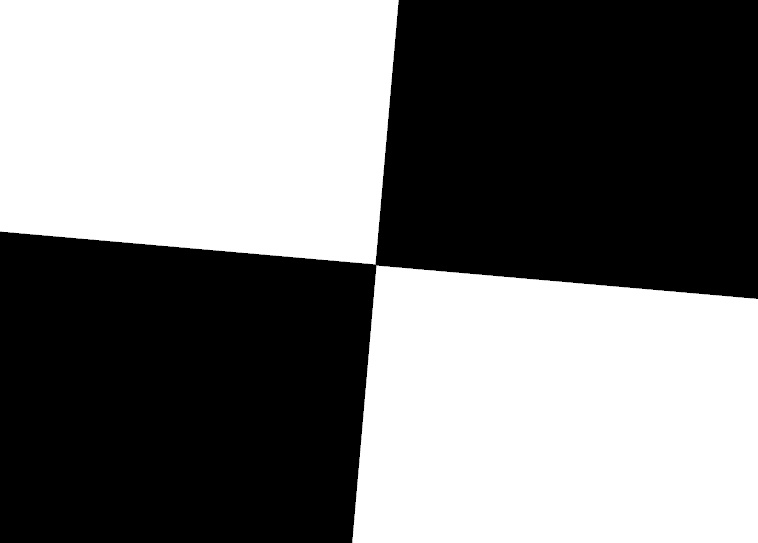
#> input picture ABCD0001_180131_RAW.jpg, 758 x 543 px
$ python -i distortion.py   (imports and definitions only)   (older library calls are emulated)
#> lines starting #> are read from the running program, lines starting #| are printed output that depends on the picture
"""Checkerboard-based geometric distortion measurements.

The low-level ``measure_grid_distortion`` API is retained for callers that
already know the ideal/measured point correspondence.  ``analyze_checkerboard``
is the application-facing API: it detects a usable (possibly partial)
checkerboard, separates planar pose from radial distortion, and reports a
single signed SMIA-style TV distortion summary.
"""

from __future__ import annotations

from dataclasses import dataclass
import time

import cv2
import numpy as np
from numpy.typing import NDArray
from scipy.optimize import least_squares
from scipy.signal import find_peaks


@dataclass(slots=True, frozen=True)
class DistortionMeasurementResult:
    aligned_ideal_points: NDArray[np.float64]
    displacement_vectors: NDArray[np.float64]
    distortion_percent: NDArray[np.float64]
    mean_absolute_percent: float
    maximum_absolute_percent: float


@dataclass(slots=True, frozen=True)
class CheckerboardDistortionResult:
    status: str
    message: str
    smia_tv_distortion_percent: float | None
    distortion_type: str
    model_name: str
    pattern_columns: int
    pattern_rows: int
    detected_points: NDArray[np.float64]
    fitted_points: NDArray[np.float64]
    rejected_points: NDArray[np.float64]
    rms_residual_pixels: float | None
    rotation_degrees: float | None
    distortion_center: tuple[float, float] | None
    k1: float | None
    k2: float | None

    @property
    def valid_point_count(self) -> int:
        return int(self.detected_points.shape[0])


# [19 lines left out: function _empty_result, not called in this run]


def _to_gray_u8(image: NDArray[np.generic]) -> NDArray[np.uint8]:
    array = np.asarray(image)
    if array.ndim == 3:
        if array.shape[2] == 4:
            array = cv2.cvtColor(array, cv2.COLOR_RGBA2GRAY)
        else:
            array = cv2.cvtColor(array[..., :3], cv2.COLOR_RGB2GRAY)
    if array.ndim != 2:
        raise ValueError("왜곡 분석 영상은 2차원 또는 RGB 영상이어야 합니다.")
    finite = np.asarray(array, dtype=np.float64)
    low, high = np.percentile(finite, (0.5, 99.5))
    if not np.isfinite(low) or not np.isfinite(high) or high <= low:
        raise ValueError("명암 범위가 없어 체커보드를 검출할 수 없습니다.")
    scaled = np.clip((finite - low) * (255.0 / (high - low)), 0, 255)
    return scaled.astype(np.uint8)


def _estimate_grid_period(signal: NDArray[np.float64]) -> float | None:
    centered = np.asarray(signal, dtype=np.float64) - float(np.mean(signal))
    if not np.any(centered):
        return None
    correlation = np.correlate(centered, centered, mode="full")[centered.size - 1 :]
    if correlation[0] <= np.finfo(float).eps:
        return None
    correlation /= correlation[0]
    minimum_lag = 4
    maximum_lag = max(minimum_lag + 1, centered.size // 3)
    peaks, properties = find_peaks(
        correlation[minimum_lag:maximum_lag], prominence=0.025
    )
    if peaks.size == 0:
        return None
    lags = peaks + minimum_lag
    prominences = properties["prominences"]
    credible = lags[prominences >= max(0.025, float(prominences.max()) * 0.15)]
    return float(credible[0]) if credible.size else None


def estimate_checkerboard_size(
    gray: NDArray[np.uint8],
) -> tuple[int, int] | None:
    """Estimate inner-corner columns/rows from repeating edge spacing."""
    gradient_x = np.abs(cv2.Sobel(gray, cv2.CV_32F, 1, 0, ksize=3))
    gradient_y = np.abs(cv2.Sobel(gray, cv2.CV_32F, 0, 1, ksize=3))
    period_x = _estimate_grid_period(gradient_x.mean(axis=0))
    period_y = _estimate_grid_period(gradient_y.mean(axis=1))
    if period_x is None or period_y is None:
        return None
    height, width = gray.shape
    columns = int(round(width / period_x)) - 1
    rows = int(round(height / period_y)) - 1
    if not (4 <= columns <= 39 and 4 <= rows <= 31):
        return None
    return columns, rows


def _candidate_pattern_sizes(
    width: int,
    height: int,
    estimated_size: tuple[int, int] | None = None,
) -> list[tuple[int, int]]:
    """Return likely inner-corner sizes without assuming a fixed chart."""
    image_ratio = width / max(height, 1)
    candidates = [
        (columns, rows)
        for rows in range(4, 32)
        for columns in range(4, 40)
        if columns * rows >= 30
    ]
    # Full-board detection is expensive.  Aspect agreement is a strong prior,
    # while both landscape and portrait charts are retained.
    ordered = sorted(
        candidates,
        key=lambda size: (
            abs(np.log((size[0] / size[1]) / image_ratio)),
            -size[0] * size[1],
        ),
    )
    common_partial_sizes = [
        (19, 15),
        (12, 8),
        (15, 11),
        (14, 10),
        (16, 12),
        (13, 9),
        (15, 9),
        (17, 11),
        (11, 8),
        (13, 10),
    ]
    estimated_sizes: list[tuple[int, int]] = []
    if estimated_size is not None:
        estimated_columns, estimated_rows = estimated_size
        for radius in range(0, 4):
            for row_delta in range(-radius, radius + 1):
                for column_delta in range(-radius, radius + 1):
                    if max(abs(column_delta), abs(row_delta)) != radius:
                        continue
                    size = (
                        estimated_columns + column_delta,
                        estimated_rows + row_delta,
                    )
                    if 4 <= size[0] <= 39 and 4 <= size[1] <= 31:
                        estimated_sizes.append(size)
    # Try the exact period estimate first, then common production/validation
    # grids before expanding around a potentially distortion-shifted estimate.
    priority = estimated_sizes[:1] + common_partial_sizes + estimated_sizes[1:]
    unique_priority = list(dict.fromkeys(priority))
    # Cap the expensive fallback. Valid repeating charts should be found from
    # the period estimate; the remainder handles less regular partial charts.
    return unique_priority + [
        size
        for size in ordered
        if size not in unique_priority
    ][:80]


def detect_partial_checkerboard(
    image: NDArray[np.generic],
) -> tuple[tuple[int, int], NDArray[np.float64]]:
    """Detect the largest reliable rectangular subset of a checkerboard.

    Missing central markings are tolerated when a clean rectangular subset
    remains elsewhere.  Pattern dimensions refer to inner intersections.
    """
    gray = _to_gray_u8(image)
    height, width = gray.shape
    flags_fast = (
        cv2.CALIB_CB_ADAPTIVE_THRESH
        | cv2.CALIB_CB_NORMALIZE_IMAGE
        | cv2.CALIB_CB_FAST_CHECK
    )
    flags_sb = (
        cv2.CALIB_CB_EXHAUSTIVE
        | cv2.CALIB_CB_ACCURACY
        | cv2.CALIB_CB_NORMALIZE_IMAGE
    )
    estimated_size = estimate_checkerboard_size(gray)
    candidates = _candidate_pattern_sizes(width, height, estimated_size)
    best: tuple[tuple[int, int], NDArray[np.float64]] | None = None
    started_at = time.monotonic()
    search_timeout_seconds = 4.0

    # Probe the most likely sizes with both methods first.  This avoids a slow
    # exhaustive pass for the common case while retaining a full fallback.
    priority_count = min(12, len(candidates))
    for size in candidates[:priority_count]:
        found, corners = cv2.findChessboardCorners(gray, size, flags_fast)
        if not found or corners is None:
            found, corners = cv2.findChessboardCornersSB(gray, size, flags_sb)
        if found and corners is not None:
            return size, corners.reshape(-1, 2).astype(np.float64)
        if time.monotonic() - started_at >= search_timeout_seconds:
            break

    # The classic detector cheaply narrows remaining complete-grid cases.
    for size in candidates[priority_count:]:
        if time.monotonic() - started_at >= search_timeout_seconds:
            break
        found, corners = cv2.findChessboardCorners(gray, size, flags_fast)
        if not found or corners is None:
            continue
        points = corners.reshape(-1, 2).astype(np.float64)
        if best is None or len(points) > len(best[1]):
            best = (size, points)
        if len(points) >= 60:
            break

    if best is None:
        # SB is more tolerant of blur, perspective and local occlusion.  Try
        # the most plausible dimensions first, then the full set if needed.
        for size in candidates[priority_count:]:
            if time.monotonic() - started_at >= search_timeout_seconds:
                break
            found, corners = cv2.findChessboardCornersSB(gray, size, flags_sb)
            if not found or corners is None:
                continue
            points = corners.reshape(-1, 2).astype(np.float64)
            best = (size, points)
            # 60+ intersections provide enough spatial support for a stable
            # fifth-order fit; retain responsiveness once such a subset exists.
            if len(points) >= 60:
                break

    if best is None:
        raise ValueError(
            "체커보드의 연속된 부분 격자를 찾지 못했습니다. "
            "차트 외곽을 포함하고 반사·흐림을 줄여 주세요."
        )

    size, points = best
    refined = cv2.cornerSubPix(
        gray,
        points.astype(np.float32).reshape(-1, 1, 2),
        (5, 5),
        (-1, -1),
        (
            cv2.TERM_CRITERIA_EPS | cv2.TERM_CRITERIA_MAX_ITER,
            40,
            0.01,
        ),
    )
    return size, refined.reshape(-1, 2).astype(np.float64)


# [223 lines left out: functions _project_lattice, _fit_checkerboard_model, analyze_checkerboard, measure_grid_distortion, not called in this run]

>>> import cv2
>>> picture = cv2.cvtColor(cv2.imread('../../ABCD0001_180131_RAW.jpg'), cv2.COLOR_BGR2RGB)
#> picture is the input picture: shape (543, 758, 3); min 0, max 255, mean 123.4
>>> result = detect_partial_checkerboard(picture)
#> in _to_gray_u8, `low, high = np.percentile(finite, (0.5, 99.5))`: low = 0; high = 255
#> in estimate_checkerboard_size, `gradient_x = np.abs(cv2.Sobel(gray, cv2.CV_32F, 1, 0, ksize=3))`:
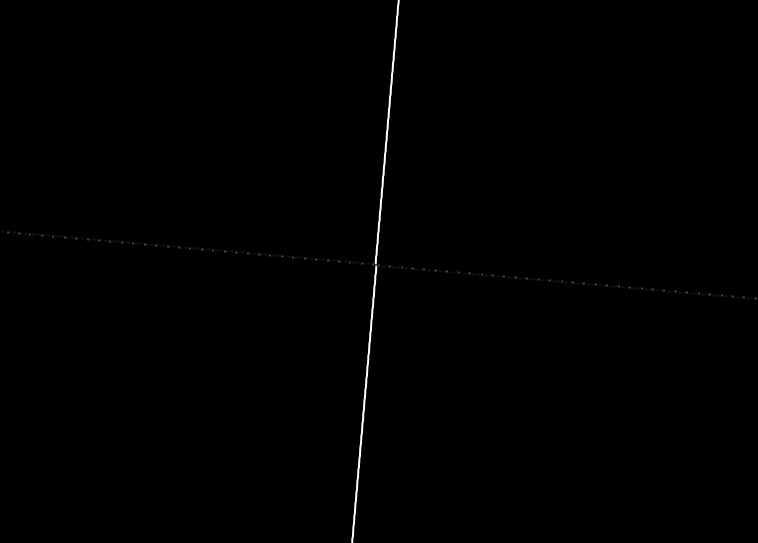
#> gradient_x: shape (543, 758) float32; min 0, max 1020, mean 3.1; drawn with min black and max white
#> in _estimate_grid_period, `centered = np.asarray(signal, dtype=np.float64) - float(np.mean(signal))`: centered = 758 values, max 56.04 at index 375, min -3.06 at index 0, mean -8.33e-08
#> in _estimate_grid_period, `correlation = np.correlate(centered, centered, mode="full")[centered.s..`: correlation = 758 values, max 83150.5 at index 0, min -8072.7 at index 351, mean 54.85
#> in _estimate_grid_period, `correlation /= correlation[0]`: correlation = 758 values, max 1 at index 0, min -0.0971 at index 351, mean 0.00066
#> in _estimate_grid_period, `peaks, properties = find_peaks( correlation[minimum_lag:maximum_lag], ..`: peaks = empty array; properties = {'prominences': empty array, 'left_bases': empty array, 'right_bases': empty array}
#> in estimate_checkerboard_size, `period_x = _estimate_grid_period(gradient_x.mean(axis=0))`: period_x = None
#> in detect_partial_checkerboard, `candidates = _candidate_pattern_sizes(width, height, estimated_size)`: candidates = 90 pairs, first value 7 to 39, second value 5 to 30
#> in detect_partial_checkerboard, `priority_count = min(12, len(candidates))`: priority_count = 12
#> the loop in detect_partial_checkerboard, `for size in candidates[:priority_count]:` made 12 passes
#> size on passes 1 to 12: (19, 15), (12, 8), (15, 11), (14, 10), (16, 12), (13, 9), (15, 9), (17, 11), (11, 8), (13, 10), (39, 28), (35, 25)
#> the loop in detect_partial_checkerboard, `for size in candidates[priority_count:]:` made 33 passes
#> size on passes 1 to 12: (28, 20), (21, 15), (7, 5), (32, 23), (25, 18), (36, 26), (18, 13), (38, 27), (31, 22), (29, 21), (24, 17), (34, 24)
#> the loop in detect_partial_checkerboard, `for size in candidates[priority_count:]:` made 1 pass
#> (the run stopped early here; a loop or call above may not have finished)

$ run again, on mtf_6pol.jpg
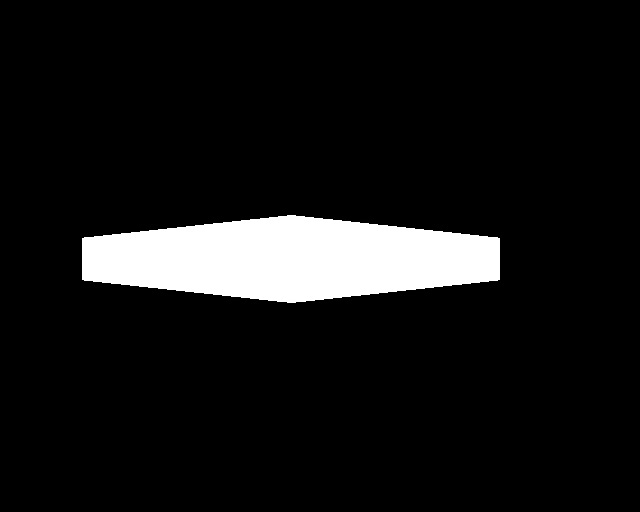
#> input picture mtf_6pol.jpg, 640 x 512 px
#> picture is the input picture: shape (512, 640, 3); min 0, max 255, mean 21.2
#> low = 0; high = 255
#> in estimate_checkerboard_size, `gradient_x = np.abs(cv2.Sobel(gray, cv2.CV_32F, 1, 0, ksize=3))`:
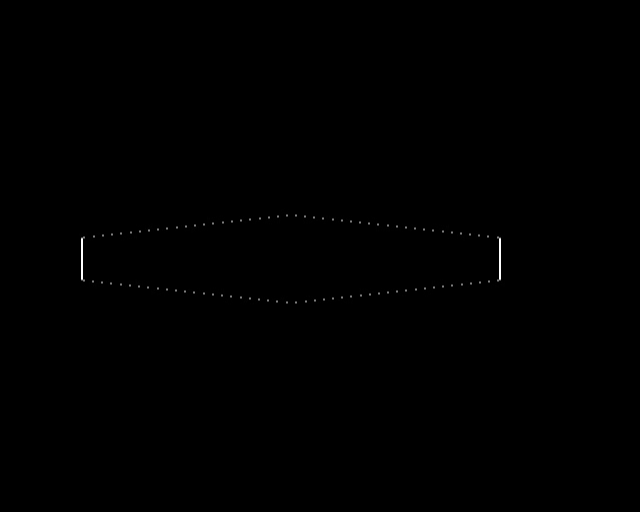
#> gradient_x: shape (512, 640) float32; min 0, max 1020, mean 1.1; drawn with min black and max white
#> centered = 640 values, max 82.58 at index 81, min -1.14 at index 0, mean -2.38e-08
#> in _estimate_grid_period, `correlation = np.correlate(centered, centered, mode="full")[centered.s..`: correlation = 640 values, max 28383.8 at index 0, min -878.5 at index 80, mean 22.17
#> in _estimate_grid_period, `correlation /= correlation[0]`: correlation = 640 values, max 1 at index 0, min -0.031 at index 80, mean 0.000781
#> peaks = 22 values from 7 to 200; properties = 3 items
#> lags = 22 values from 11 to 204
#> prominences = 22 values, max 0.0488 at index 2, min 0.0351 at index 14, mean 0.0428
#> credible = 22 values from 11 to 204
#> period_x = 11
#> period_y = 65
#> columns = 57
#> rows = 7
#> candidates = 90 pairs, first value 6 to 39, second value 5 to 31
#> priority_count = 12
#> the loop in detect_partial_checkerboard, `for size in candidates[:priority_count]:` made 12 passes
#> size on passes 1 to 8: (19, 15), (12, 8), (15, 11), (14, 10), (16, 12), (13, 9), (15, 9), (17, 11)
#> the loop in detect_partial_checkerboard, `for size in candidates[priority_count:]:` made 78 passes
#> size on passes 1 to 8: (25, 20), (20, 16), (15, 12), (10, 8), (39, 31), (36, 29), (34, 27), (31, 25)
#> the loop in detect_partial_checkerboard, `for size in candidates[priority_count:]:` made 9 passes
